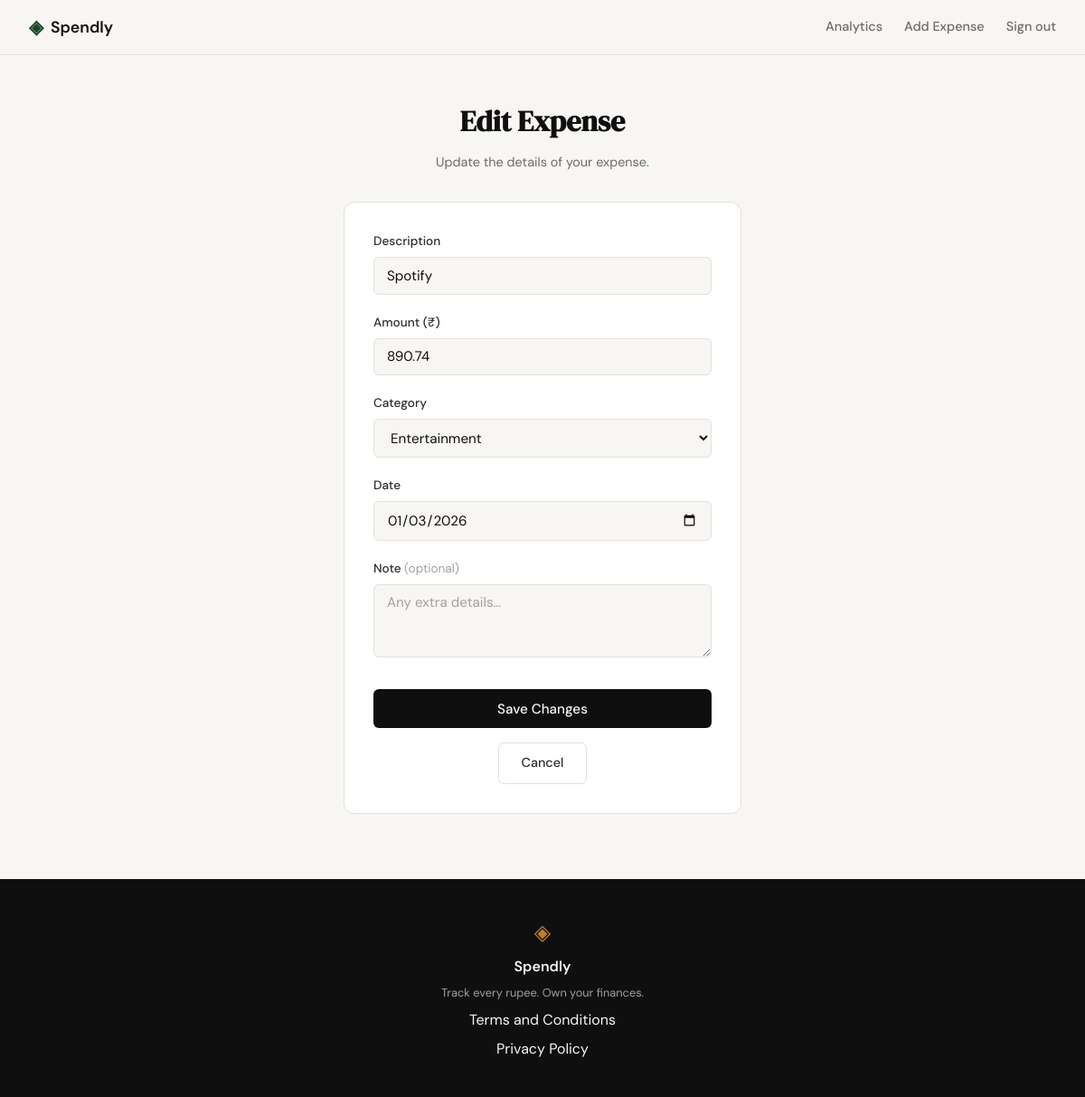
Screenshot of /expenses/14/edit (signed in) with the database file from the repository.
### tables this page shows
CREATE TABLE expenses (
            id         INTEGER   PRIMARY KEY AUTOINCREMENT,
            user_id    INTEGER   NOT NULL REFERENCES users(id) ON DELETE CASCADE,
            title      TEXT      NOT NULL,
            amount     REAL      NOT NULL,
            category   TEXT      NOT NULL CHECK(category IN (
                           'Food','Transport','Shopping','Bills',
                           'Entertainment','Health','Other')),
            date       TEXT      NOT NULL,
            note       TEXT,
            created_at TIMESTAMP DEFAULT CURRENT_TIMESTAMP
        );

### app.py (the view, shortened to what this page needs)
@app.route("/expenses/<int:id>/edit", methods=["GET", "POST"])
def edit_expense(id):
    if not session.get("user_id"):
        return redirect(url_for("login"))
    expense = get_expense_by_id(id, session["user_id"])
    if expense is None:
        abort(404)
    if request.method == "GET":
        return render_template("edit_expense.html",
                               expense=expense,
                               categories=VALID_CATEGORIES)

### database/db.py (called while the page is built)
def get_db():
    conn = sqlite3.connect(DB_PATH)
    conn.row_factory = sqlite3.Row
    conn.execute("PRAGMA foreign_keys = ON")
    return conn

def get_expense_by_id(expense_id, user_id):
    conn = get_db()
    row = conn.execute(
        "SELECT * FROM expenses WHERE id = ? AND user_id = ?",
        (expense_id, user_id),
    ).fetchone()
    conn.close()
    return row

### templates/edit_expense.html (shortened to what this page needs)
{% extends "base.html" %}
{% block content %}
<section class="auth-section">
    <div class="auth-container">
        <div class="auth-header">
            <h1 class="auth-title">Edit Expense</h1>
            <p class="auth-subtitle">Update the details of your expense.</p>
        </div>
        <div class="auth-card">
            <form method="POST" action="{{ url_for('edit_expense', id=expense.id) }}">
                <div class="form-group">
                    <label for="title">Description</label>
                    <input type="text" id="title" name="title"
                           class="form-input" placeholder="e.g. Lunch at café"
                           value="{{ title if title is defined and error else expense.title }}" required>
                </div>
                <div class="form-group">
                    <label for="amount">Amount (₹)</label>
                    <input type="number" id="amount" name="amount"
                           class="form-input" placeholder="0.00"
                           value="{{ amount if amount is defined and error else expense.amount }}"
                           step="0.01" min="0.01" required>
                </div>
                <div class="form-group">
                    <label for="category">Category</label>
                    <select id="category" name="category" class="form-input" required>
                        {% set current_category = category if category is defined and error else expense.category %}
                        {% for cat in categories %}
                        <option value="{{ cat }}" {% if current_category == cat %}selected{% endif %}>{{ cat }}</option>
                        {% endfor %}
                    </select>
                </div>
                <div class="form-group">
                    <label for="date">Date</label>
                    <input type="date" id="date" name="date"
                           class="form-input"
                           value="{{ date if date is defined and error else expense.date }}" required>
                </div>
                <div class="form-group">
                    <label for="note">Note <span class="label-hint">(optional)</span></label>
                    <textarea id="note" name="note"
                              class="form-input" placeholder="Any extra details…"
                              rows="3">{{ note if note is defined and error else (expense.note or '') }}</textarea>
                </div>
                <button type="submit" class="btn-submit">Save Changes</button>
            </form>
            <div class="form-cancel">
                <a href="{{ url_for('profile') }}" class="btn-ghost">Cancel</a>
            </div>
        </div>
    </div>
</section>
{% endblock %}

### static/css/style.css (style rules this page uses)
:root { --ink: #0f0f0f; --ink-soft: #2d2d2d; --ink-muted: #6b6b6b; --ink-faint: #a0a0a0; --paper: #f7f6f3; --paper-warm: #f0ede6; --paper-card: #ffffff; --accent: #1a472a; --accent-light: #e8f0eb; --accent-2: #c17f24; --accent-2-light: #fdf3e3; --danger: #c0392b; --danger-light: #fdecea; --border: #e4e1da; --border-soft: #eeebe4; --font-display: 'DM Serif Display', Georgia, serif; --font-body: 'DM Sans', system-ui, sans-serif; --max-width: 1200px; --auth-width: 440px; --radius-sm: 6px; --radius-md: 12px; --radius-lg: 20px; }
*, *::before, *::after { box-sizing: border-box; margin: 0; padding: 0; }
html { font-size: 16px; scroll-behavior: smooth; }
body { background: var(--paper); color: var(--ink); font-family: var(--font-body); font-size: 1rem; line-height: 1.6; -webkit-font-smoothing: antialiased; }
a { color: inherit; text-decoration: none; }
.btn-ghost { display: inline-block; background: transparent; color: var(--ink-soft); padding: 0.65rem 1.5rem; border-radius: var(--radius-sm); font-size: 0.9rem; font-weight: 500; border: 1px solid var(--border); transition: all 0.2s; text-decoration: none; }
.auth-section { min-height: calc(100vh - 60px - 100px); display: flex; align-items: center; justify-content: center; padding: 3rem 2rem; }
.auth-container { width: 100%; max-width: var(--auth-width); }
.auth-header { text-align: center; margin-bottom: 2rem; }
.auth-title { font-family: var(--font-display); font-size: 2rem; color: var(--ink); margin-bottom: 0.5rem; }
.auth-subtitle { font-size: 0.9rem; color: var(--ink-muted); }
.auth-card { background: var(--paper-card); border: 1px solid var(--border); border-radius: var(--radius-md); padding: 2rem; margin-bottom: 1.5rem; }
.form-group { margin-bottom: 1.25rem; }
.form-group label { display: block; font-size: 0.85rem; font-weight: 500; color: var(--ink-soft); margin-bottom: 0.4rem; }
.form-input { width: 100%; padding: 0.6rem 0.875rem; border: 1px solid var(--border); border-radius: var(--radius-sm); font-family: var(--font-body); font-size: 0.95rem; color: var(--ink); background: var(--paper); outline: none; transition: border-color 0.2s; }
.form-input::placeholder { color: var(--ink-faint); }
.btn-submit { width: 100%; padding: 0.7rem; background: var(--ink); color: var(--paper); border: none; border-radius: var(--radius-sm); font-family: var(--font-body); font-size: 0.95rem; font-weight: 500; cursor: pointer; transition: background 0.2s; margin-top: 0.5rem; }
.label-hint { color: var(--ink-faint); font-weight: 400; }
.form-cancel { text-align: center; margin-top: 1rem; }

### rows the page displays
expenses: title "Spotify", amount "890.74", category "Entertainment", date "01/03/2026"
